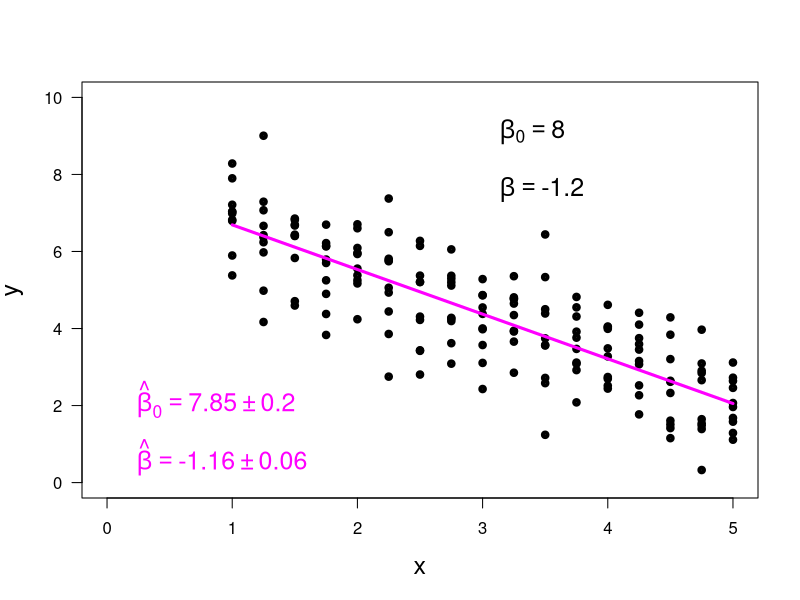

Reproduce this figure in R.
print('file: LSdataEstimates.R')
# generate & plot artificial data & mean values (with respect to y)
beta0 = 8; beta = -1.2 # true intercept & slope
sigma = 1              # true standard deviation of normal noise
# ----------- generate data (begin)
set.seed(1953)                       # set seed for random number generators
x = seq(1,5,0.25); Lx = length(x)    # non-stochastic (uncertainty = 0)
Lr = 10                              # number of data for each x-value ('replicates')
se = sigma/sqrt(Lr); print(c(round(se,4),'standard error'))
y = matrix(data=NA,nrow=Lx,ncol=Lr)  # Lx x Lr = 17 x 10 matrix
for(k in 1:Lx) y[k,] = beta0+beta*x[k]+sigma*rnorm(Lr) # additive normal noise
# ----------- generate data (end)
# ----------- prepare data (matrix -> array) & apply lm()
xarr = numeric(Lr*Lx); yarr = numeric(Lr*Lx)      # matrix -> 1D arrays
for(k in 1:Lr) {xarr[((k-1)*Lx+1):(k*Lx)] = x;    # matrix -> 1D arrays
   yarr[((k-1)*Lx+1):(k*Lx)] = y[,k]}             # matrix -> 1D arrays
out1 = lm(yarr ~ xarr)   # use tilde sign to relate response (yarr) to predictor (xarr)
out2 = summary(out1)     # summary gives more information, especially the uncertainties
b0 = out2$coefficients[1];  print(c(round(b0,4),'intercept b0 (estimate)'))
b = out2$coefficients[2];   print(c(round(b,4),'slope b (estimate)'))
ub0 = out2$coefficients[3]; print(c(round(ub0,4),'intercept uncertainty ub0 (estimate)'))
ub = out2$coefficients[4];  print(c(round(ub,4),'slope uncertainty ub (estimate)'))
b0r = round(b0,2); br = round(b,2); ub0r = round(ub0,2); ubr = round(ub,2); 
# --------------------------- plot:
ymean = numeric(Lx); for(k in 1:Lx) ymean[k] = mean(y[k,])  # mean y-values
# png('SLFestimates220308.png',width=16,height=16,units='cm',res=300)
plot(x,y[,1],type='p',lwd=4,col='black',cex=0.6,ylim=c(0,10),
     xlim=c(0,max(x)),xlab='x',ylab='y',las=1,cex.lab=1.5)
for(k in 2:Lr) points(x,y[,k],lwd=4,col='black',cex=0.6)
xp = c(min(x),max(x))
yp = out1$coefficients[1]+out1$coefficients[2]*xp
lines(xp,yp,col='magenta',lwd=3)
xt = 0.1   # x-position for text
text(xt,2,bquote(~hat(beta)[0] == .(b0r) %+-% .(ub0r)),col='magenta',cex=1.5,pos=4)
text(xt,0.5,bquote(~hat(beta) == .(br) %+-% .(ubr)),col='magenta',cex=1.5,pos=4)
xt = 3
text(xt,9,bquote(~beta[0] == .(beta0)),col='black',cex=1.5,pos=4)
text(xt,7.5,bquote(~beta == .(beta)),col='black',cex=1.5,pos=4)
# dev.off()
